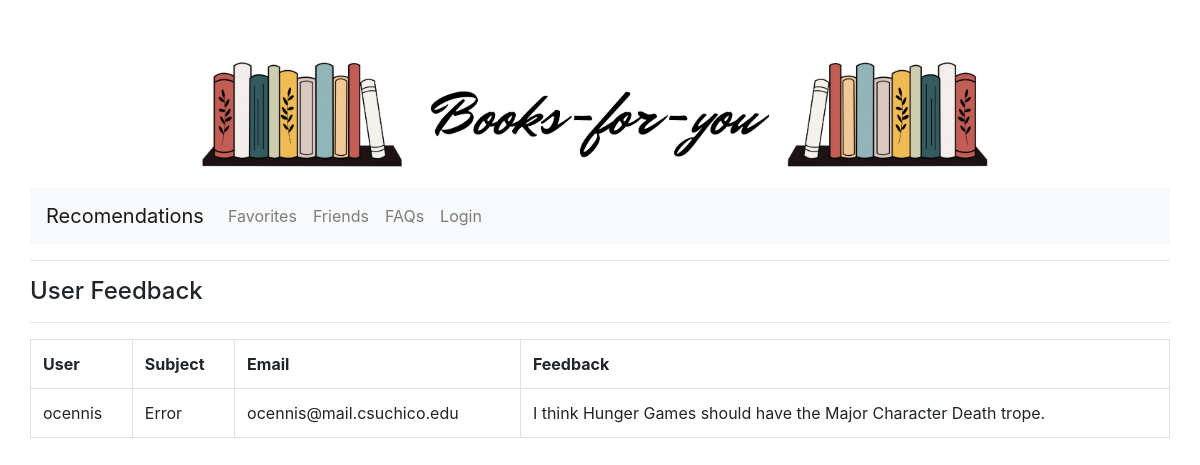
/view_feedback, run on the app's committed database.
### core/models.py (models this page shows)
class Feedback(models.Model):
    user = models.CharField(max_length = 80, default = 'NULL')
    subject = models.CharField(max_length = 80)
    email = models.CharField(max_length = 80)
    feedback = models.CharField(max_length = 400)

### core/views.py (the view)
# urls.py: path('view_feedback', core_views.view_feedback),
def view_feedback(request):
    feedbacks = Feedback.objects.all()
    page_data = {'feedbacks':feedbacks}
    return render(request, 'main/view_feedback.html', page_data)

### templates/main/view_feedback.html (shortened to what this page needs)
<!DOCTYPE html>
<html>
	<head>
		{% include "bootstrap.html" %}
		{% load static %}
		<img class=center src ="{% static 'banner2.jpg' %}" alt="Books-for-you Banner">
	</head>
	<body>
		{% include "navigation.html" %}
		<hr>
		<h4>User Feedback</h4>
		<hr>
		<table class='table table-bordered'>
      <tr><th>User</th><th>Subject</th><th>Email</th><th>Feedback</th></tr>
      {% for feedback in feedbacks %}
			<tr>
					<td> {{feedback.user}}
					<td> {{feedback.subject}} </td>
					<td> {{feedback.email}} </td>
          <td> {{feedback.feedback}} </td>
			</tr>
			{% endfor %}
		</table>
	</body>
</html>

### templates/main/view_feedback.html (style rules this page uses)
img { width: 1000px; height:auto; }
body { padding: 30px; margin: auto; }
.center { display: block; margin-left: auto; margin-right: auto; width: 80% }

### data on the page
Feedback: user "ocennis", subject "Error", email "ocennis@mail.csuchico.edu", feedback "I think Hunger Games should have the Major Character Death trope."
